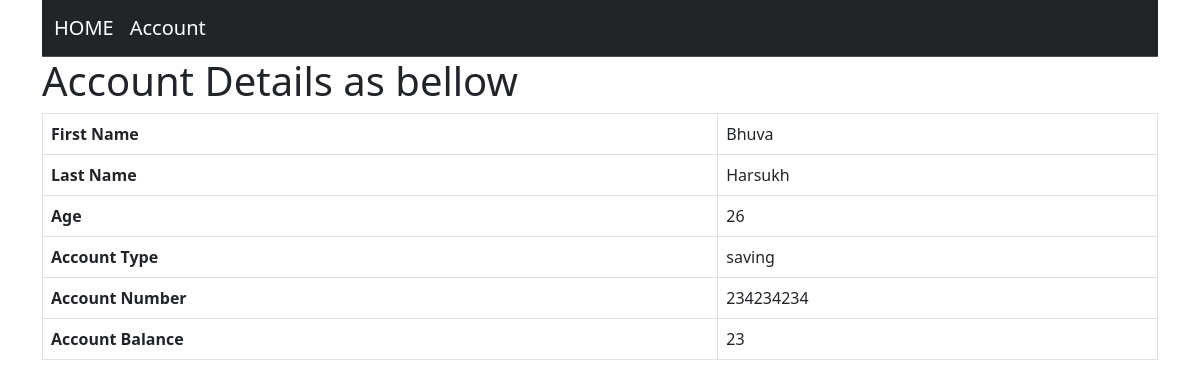
Screenshot of /2/details/ with the database file from the repository.
### account/models.py (models this page shows, shortened)
class Account(models.Model):
    SAVING = "saving"
    SALARY = "salary"
    account_type = (
        (SALARY, SALARY),
        (SAVING, SAVING)
    )
    type = models.CharField(max_length=255, choices=account_type, default=SAVING)
    account_number = models.PositiveIntegerField()
    amount = models.IntegerField(default=0)
    user = models.ForeignKey(Customer, related_name="account_user", on_delete=models.CASCADE)

class Customer(models.Model):
    first_name = models.CharField(max_length= 255)
    last_name = models.CharField(max_length= 255, null=True, blank=True)
    age = models.PositiveIntegerField()
    address = models.CharField(max_length=255)

### account/views.py (the view)
# urls.py: path("<int:pk>/details/", AccountDetailView.as_view(), name="account_details"),
class AccountDetailView(DetailView):
    model = Account
    template_name = "account_detail.html"
    context_object_name = "account"

### account/templates/account_detail.html
{% extends 'base.html' %}
{% block body %}
<div class="container">
    <h1>Account Details as bellow</h1>
    <table class="table table-bordered">
        <tr>
          <th>First Name</th>
          <td>{{account.user.first_name}}</td>
        </tr>
        <tr>
          <th>Last Name</th>
          <td>{{account.user.last_name}}</td>
        </tr>
        <tr>
            <th>Age</th>
            <td>{{account.user.age}}</td>
        </tr>
        <tr>
          <th>Account Type</th>
          <td>{{account.type}}</td>
        </tr>
        <tr>
            <th>Account Number</th>
            <td>{{account.account_number}}</td>
        </tr>
        <tr>
            <th>Account Balance</th>
            <td>{{account.amount}}</td>
        </tr>
      </table>
</div>
{% endblock%}

### rows the page displays
Account: user.first_name "Bhuva", user.last_name "Harsukh", user.age "26", type "saving", account_number "234234234", amount "23"
